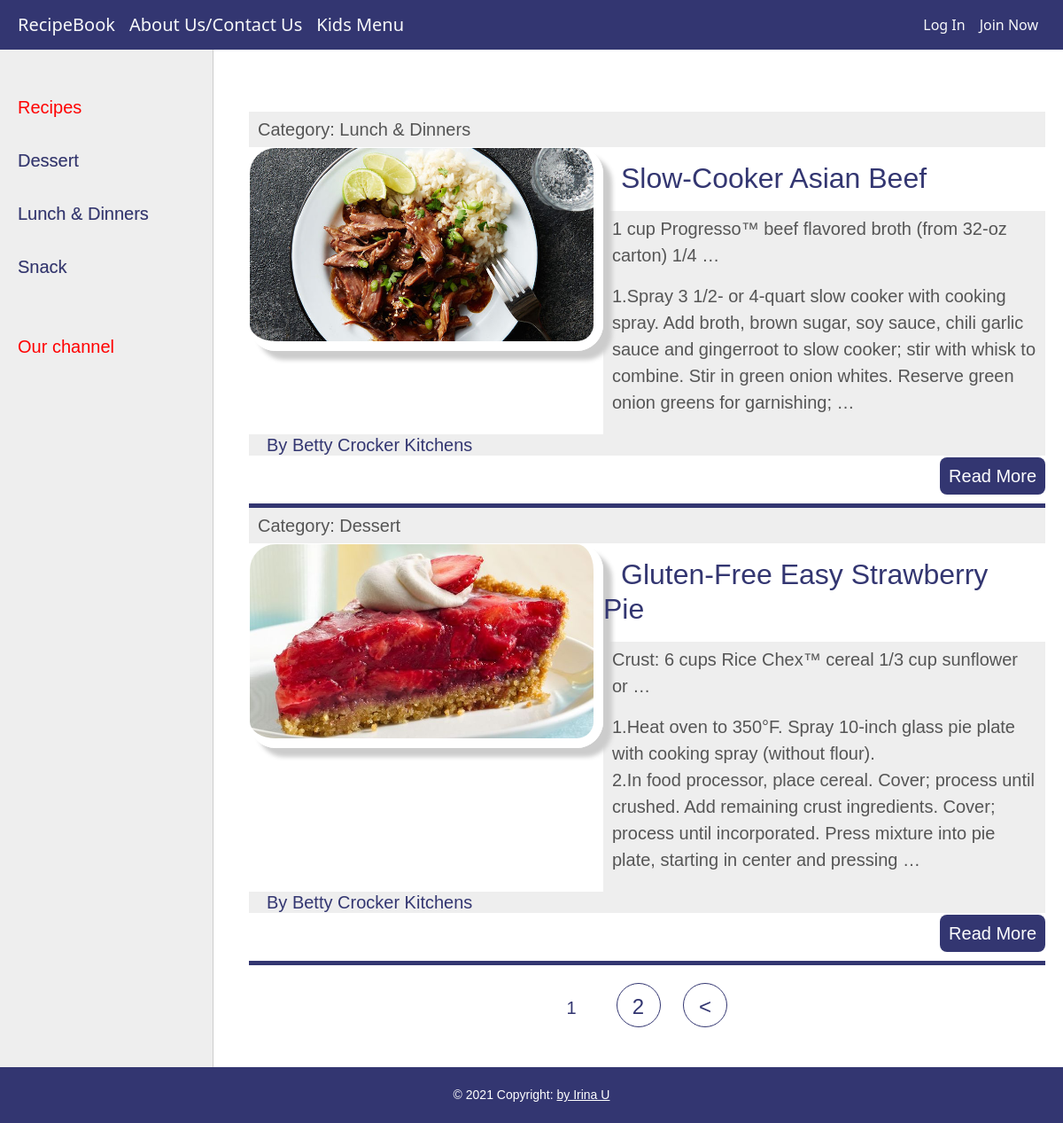
The app's page /, older data.
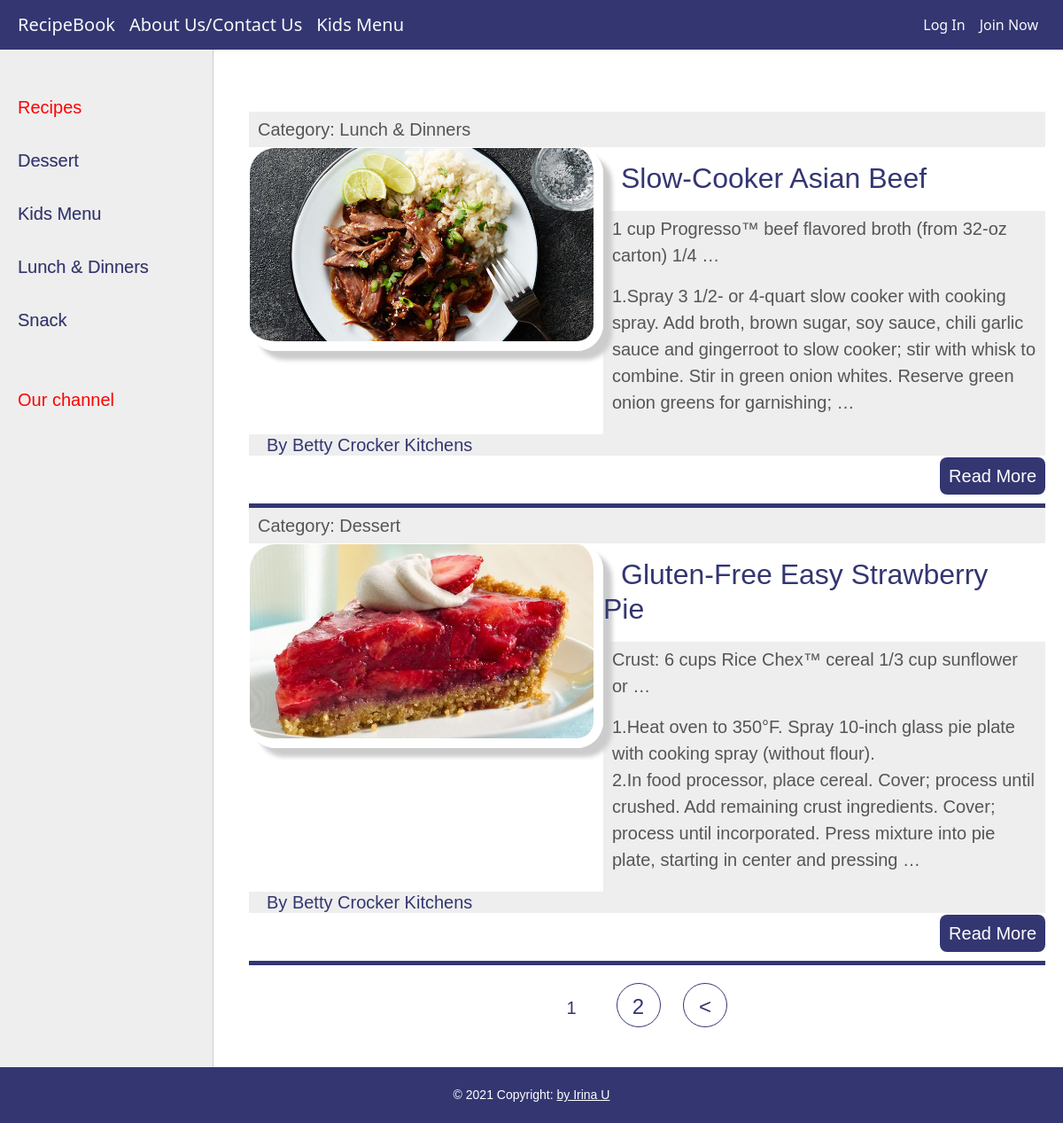
The same page, newer data.
### resbook/models.py (models this page shows, shortened)
class Category(models.Model):
    name = models.CharField(max_length=100, db_index=True, verbose_name="Category")
    slug = models.SlugField(max_length=255, unique=True, db_index=True, verbose_name="URL")
    def __str__(self):
        return self.name
    def get_absolute_url(self):
        return reverse('category', kwargs={'cat_slug': self.slug})
    class Meta:
        verbose_name_plural = 'Categories'
        ordering = ['id']

class Recipes(models.Model):
    title = models.CharField(max_length=250, unique=True)
    slug = models.SlugField(max_length=255, unique=True, db_index=True, verbose_name="URL")
    photo = models.ImageField(upload_to="images/%Y/%m/%d")
    ingredients = models.TextField(blank=False, default='')
    content = models.TextField(blank=True, verbose_name="Directions")
    nutrition = models.TextField()
    author = models.TextField(blank=True)
    time_create = models.DateTimeField(auto_now_add=True)
    time_update = models.DateTimeField(auto_now_add=True)
    is_published = models.BooleanField(default=True)
    cat = models.ForeignKey('Category', on_delete=models.CASCADE)
    def get_absolute_url(self):
        return reverse('post', kwargs={'post_slug': self.slug})
    class Meta:
        verbose_name_plural = 'Recipes'
        ordering = ['time_create', 'title']

### resbook/views.py (the view)
# urls.py: path('', RecipesHome.as_view(), name='home'),
class RecipesHome(DataMixin, ListView):
    model = Recipes
    template_name = 'resbook/index.html'
    context_object_name = 'posts'
    def get_context_data(self, *, object_list=None, **kwargs):
        context = super().get_context_data(**kwargs)
        c_def = self.get_user_context(title="Recipes")
        return dict(list(context.items()) + list(c_def.items()))
    def get_queryset(self):
        return Recipes.objects.filter(is_published=True).select_related('cat')

### resbook/utils.py (called while the page is built)
    def get_user_context(self, **kwargs):
        context = kwargs
        cats = cache.get('cats')
        if not cats:
            cats = Category.objects.annotate(Count('recipes'))
            cache.set('cats', cats, 60)
        context['cats'] = cats
        if 'cat_selected' not in context:
            context['cat_selected'] = 0
        return context

### resbook/templates/resbook/index.html (shortened to what this page needs)
{% extends 'resbook/base.html' %}
{% block content %}
    <ul class="list-articles">
        {% for p in posts %}
            <li>
                <div class="article-panel">
                    <p class="first">Category: {{ p.cat }}</p>
                </div>
                {% if p.photo %}
                    <p><img class="img-article-left thumb" src="{{ p.photo.url }}"></p>
                {% endif %}
                <h2>{{ p.title }}</h2>
                <div class="article-panel">
                    <p>{{ p.ingredients|truncatewords:10 }}</p>
                    <p>{{ p.content|linebreaks|truncatewords:40 }}</p>
                </div>
                <h5>{{ p.author }}</h5>
                <p class="link-read-post button"><a href="{{ p.get_absolute_url }}">Read More</a></p>
            </li>
        {% endfor %}
    </ul>
{% endblock %}

### resbook/templates/resbook/base.html (shortened to what this page needs)
{% load static %}
{% load resbook_tags %}
<!DOCTYPE html>
<head>
    <link rel="stylesheet" type="text/css" href="{% static 'resbook/css/styles.css' %}">
    <link href="https://cdn.jsdelivr.net/npm/bootstrap@5.0.1/dist/css/bootstrap.min.css" rel="stylesheet"
>
</head>
<body>
<nav class="navbar navbar-expand-lg  navbar-light navbar-fixed-top">
    <a class="navbar-brand text-light" href="{% url 'home' %}">RecipeBook</a>
    <a class="navbar-brand text-light" href="{% url 'about' %}">About Us/Contact Us</a>
    <a class="navbar-brand text-light" href="{% url 'kidsmenu' %}">Kids Menu</a>
    <div class="collapse navbar-collapse justify-content-end" id="navbarSupportedContent">
        <ul class="navbar-nav ml-auto">
            {% if request.user.is_authenticated %}
            <li class="nav-item">
                <a class="nav-link text-light" href="{% url 'addpage' %}">Add Recipe</a>
            </li>
            <li class="nav-item">
                <a class="nav-link text-light" href="{% url 'signout' %}">Sign Out</a>
            </li>
            {% else %}
            <li class="nav-item active">
                <a class="nav-link text-light" href="{% url 'login' %}">Log In</a>
            </li>
            <li class="nav-item">
                <a class="nav-link text-light" href="{% url 'signin' %}">Join Now</a>
            </li>
            {% endif %}
        </ul>
    </div>
</nav>
<table class="table-content" border="0" cellpadding="0" cellspacing="0">
    <tr>
        <td valign="top" class="left-chapters">
            <ul id="leftchapters">
                {% if cat_selected == 0 %}
                    <li class="selected">Recipes</li>
                {% else %}
                    <li><a href="{% url 'home' %}">Recipes</a></li>
                {% endif %}
                {% for c in cats %}
                    {% if c.recipes__count > 0 %}
                        {% if c.pk == cat_selected %}
                            <li class="selected">{{ c.name }}</li>
                        {% else %}
                            <li><a href="{{ c.get_absolute_url }}">{{ c.name }}</a></li>
                        {% endif %}
                    {% endif %}
                {% endfor %}
                <li class="share">
                    <p>Our channel</p>
                    <a class="share-yt" href="https://www.youtube.com/"></a>
                </li>
            </ul>
        </td>
        <td valign="top" class="content">
            <div class="content-text">
                {% block content %}
                {% endblock %}
                {% if page_obj.has_other_pages %}
                    <nav class="list-pages">
                        <ul>
                            {% for p in paginator.page_range %}
                                {% if page_obj.number == p %}
                                    <li class="page-num page-num-selected">{{ p }}</li>
                                {% elif p >= page_obj.number|add:-1 and p <= page_obj.number|add:1 %}
                                    <li class="page-num">
                                        <a href="?page={{ p }}">{{ p }}</a>
                                    </li>
                                {% endif %}
                            {% endfor %}
                            {% if page_obj.has_next %}
                                <li class="page-num">
                                    <a href="?page= {{ page_obj.next_page_number }}">&lt;</a>
                                </li>
                            {% endif %}
                        </ul>
                    </nav>
                {% endif %}
            </div>
        </td>
    </tr>
</table>
<footer class="page-footer font-small blue">
    <div class="footer-copyright text-center py-3">© 2021 Copyright:
        <a href="https://github.com/IrinaPanov"> by Irina U</a>
    </div>
</footer>
</body>
</html>

Row changes from the older to the newer data that the page shows:
added Category: name "Kids Menu"
